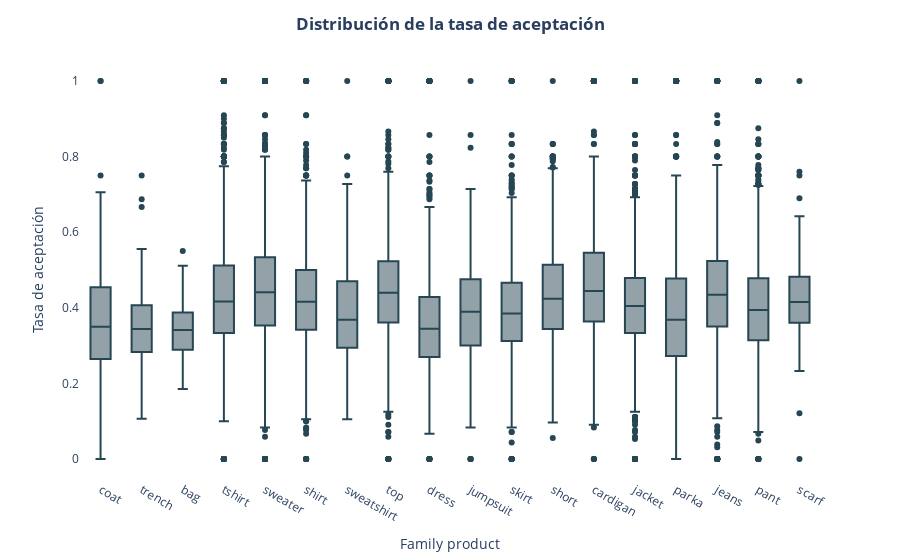

Notebook code cell kept with this figure:
### Markdown cell above
* Gráfico general de la tasa de aceptación

### Code cell
df2 = df.toPandas()

variable = 'family_product'

fig = px.box(df2, x = variable, y = 'tasa_aceptacion', color_discrete_sequence = paleta)
fig.update_layout(
    
    title = {'text': '<b>Distribución de la tasa de aceptación</b>',
             'x': .5},
    xaxis_title = variable.replace('_', ' ').capitalize(),
    yaxis_title = "Tasa de aceptación",
    plot_bgcolor = 'rgba(0, 0, 0, 0)',
    paper_bgcolor = 'rgba(0, 0, 0, 0)')

fig.show()

### Figure 1 — Plotly figure (JSON) as saved in the notebook; plotly's stock layout.template omitted (floating-point values rounded to 4 significant figures; data arrays with more than 128 entries replaced by an {"elided": "..."} marker saying what was removed)
{"data": [{"alignmentgroup": "True", "hovertemplate": "family_product=%{x}<br>tasa_aceptacion=%{y}<extra></extra>", "legendgroup": "", "marker": {"color": "#264653"}, "name": "", "notched": false, "offsetgroup": "", "orientation": "v", "showlegend": false, "type": "box", "x": {"elided": "23935 str values"}, "x0": " ", "xaxis": "x", "y": {"elided": "23935 float values"}, "y0": " ", "yaxis": "y"}], "layout": {"boxmode": "group", "legend": {"tracegroupgap": 0}, "margin": {"t": 60}, "paper_bgcolor": "rgba(0, 0, 0, 0)", "plot_bgcolor": "rgba(0, 0, 0, 0)", "title": {"text": "<b>Distribución de la tasa de aceptación</b>", "x": 0.5}, "xaxis": {"anchor": "y", "domain": [0, 1], "title": {"text": "Family product"}}, "yaxis": {"anchor": "x", "domain": [0, 1], "title": {"text": "Tasa de aceptación"}}}}
